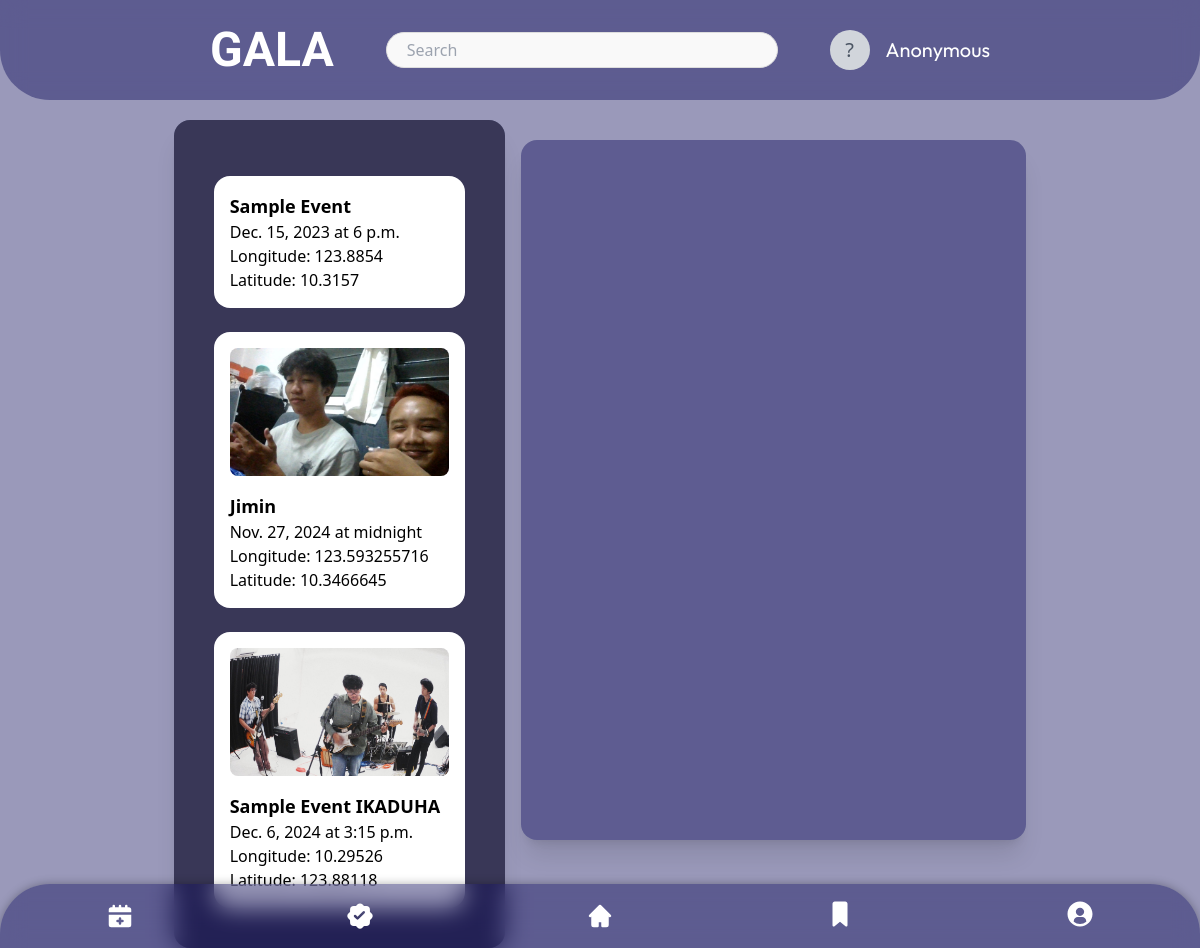
Screenshot of /eventcalendar/ with the database file from the repository.
### eventcalendar/models.py (models this page shows, shortened)
class EventReminder(models.Model):
    event_reminder_id = models.AutoField(primary_key=True)
    description = models.CharField(max_length=200)
    start_time = models.TimeField()
    end_time = models.TimeField()
    date = models.DateField(null=True, blank=True)
    longitude = models.FloatField(null=True, blank=True)
    latitude = models.FloatField(null=True, blank=True)
    image = models.ImageField(upload_to='reminder_images/', null=True, blank=True)  # Add this field

### eventcalendar/views.py (the view)
# urls.py: path('', ReminderListView.as_view(), name='reminder-list'),
class ReminderListView(ListView):
    model = EventReminder
    template_name = 'reminder_list.html'
    context_object_name = 'object_list'
    def get_context_data(self, **kwargs):
        context = super().get_context_data(**kwargs)
        reminders = EventReminder.objects.all()
        events = [
            {
                "id": reminder.event_reminder_id,
                "title": reminder.description,
                "start": f"{reminder.date}T{reminder.start_time}",
                "end": f"{reminder.date}T{reminder.end_time}" if reminder.end_time else None,
                "longitude": reminder.longitude if reminder.longitude is not None else "",
                "latitude": reminder.latitude if reminder.latitude is not None else "",
                "image": reminder.image.url if reminder.image else "",
            }
            for reminder in reminders
        ]
        context['events'] = events
        context['object_list'] = reminders
        return context

### eventcalendar/templates/reminder_list.html (shortened to what this page needs)
{% extends 'base.html' %}
{% block content %}
<div class="w-screen h-screen pt-10" style="background: rgba(3, 2, 84, 0.4);">
    <div class="grid grid-cols-7 gap-4 pt-20 ">
        <div class="col-span-1">
        </div>
        <div class="center-rectangle col-span-2 shadow-xl p-10 rounded-2xl max-w-xl h-full w-full relative"
    style="background: rgba(3, 2, 84, 0.4);">
    <div class="relative mt-4 space-y-6 h-full overflow-y-auto z-10">
        {% for reminder in object_list|dictsort:"date" %}
        <div class="event-item group relative p-4 rounded-2xl"
            style="background: rgb(255, 255, 255); --index: {{ forloop.counter0 }}">
            {% if reminder.image %}
            <img src="{{ reminder.image.url }}" alt="{{ reminder.description }}"
                class="w-full h-32 object-cover rounded-lg mb-4">
            {% endif %}
            <h4 class="font-bold text-lg">{{ reminder.description }}</h4>
            <p>{{ reminder.date }} at {{ reminder.start_time }}</p>
            <p>Longitude: {{ reminder.longitude }} Latitude: {{ reminder.latitude }}</p>
        </div>
        {% empty %}
        <p class="text-center text-gray-300">No upcoming reminders.</p>
        {% endfor %}
    </div>
</div>
        <div id="calendar-container"
            class="col-span-3 shadow-xl mt-5 p-5 rounded-2xl pb-7 flex justify-center items-center w-auto h-[700px] overflow-hidden"
            style="background: rgba(3, 2, 84, 0.4); color:rgba(255, 255, 255, 1);">
        </div>
    </div>
</div>
{% endblock %}

### rows the page displays
EventReminder: description "Sample Event", date "Dec. 15, 2023", start_time "6 p.m.", longitude "123.8854", latitude "10.3157"
EventReminder: image (picture), description "Jimin", date "Nov. 27, 2024", start_time "midnight", longitude "123.593255716", latitude "10.3466645"
EventReminder: image (picture), description "Sample Event IKADUHA", date "Dec. 6, 2024", start_time "3:15 p.m.", longitude "10.29526", latitude "123.88118"
